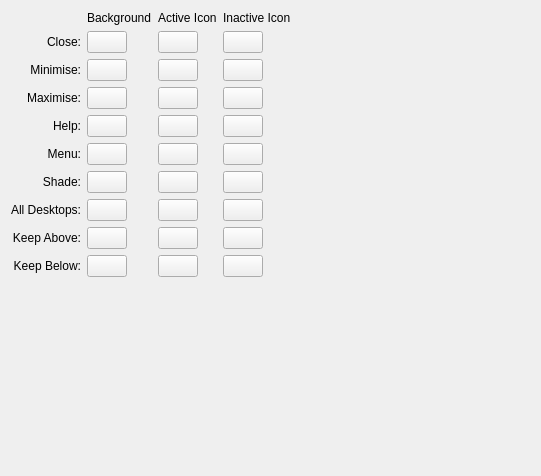
     <widget class="QWidget" name="page_20">
      <layout class="QGridLayout" name="gridLayout_4">
       <item row="0" column="0">
        <layout class="QGridLayout" name="gridLayout_3">
         <item row="0" column="1">
          <widget class="QLabel" name="label_94">
           <property name="text">
            <string>Background</string>
           </property>
          </widget>
         </item>
         <item row="0" column="2">
          <widget class="QLabel" name="label_95">
           <property name="text">
            <string>Active Icon</string>
           </property>
          </widget>
         </item>
         <item row="0" column="3">
          <widget class="QLabel" name="label_96">
           <property name="text">
            <string>Inactive Icon</string>
           </property>
          </widget>
         </item>
         <item row="1" column="1">
          <widget class="KColorButton" name="titlebarButtons_colorClose">
           <property name="sizePolicy">
            <sizepolicy hsizetype="Fixed" vsizetype="Fixed">
             <horstretch>0</horstretch>
             <verstretch>0</verstretch>
            </sizepolicy>
           </property>
           <property name="toolTip">
            <string>&lt;p&gt;Sets the custom color for 'Close' buttons.</string>
           </property>
          </widget>
         </item>
         <item row="2" column="1">
          <widget class="KColorButton" name="titlebarButtons_colorMin">
           <property name="sizePolicy">
            <sizepolicy hsizetype="Fixed" vsizetype="Fixed">
             <horstretch>0</horstretch>
             <verstretch>0</verstretch>
            </sizepolicy>
           </property>
           <property name="toolTip">
            <string>&lt;p&gt;Sets the custom color for 'Minimise' buttons.</string>
           </property>
          </widget>
         </item>
         <item row="3" column="1">
          <widget class="KColorButton" name="titlebarButtons_colorMax">
           <property name="sizePolicy">
            <sizepolicy hsizetype="Fixed" vsizetype="Fixed">
             <horstretch>0</horstretch>
             <verstretch>0</verstretch>
            </sizepolicy>
           </property>
           <property name="toolTip">
            <string>&lt;p&gt;Sets the custom color for 'Maximise', and 'Restore, buttons.</string>
           </property>
          </widget>
         </item>
         <item row="4" column="1">
          <widget class="KColorButton" name="titlebarButtons_colorHelp">
           <property name="sizePolicy">
            <sizepolicy hsizetype="Fixed" vsizetype="Fixed">
             <horstretch>0</horstretch>
             <verstretch>0</verstretch>
            </sizepolicy>
           </property>
           <property name="toolTip">
            <string>&lt;p&gt;Sets the custom color for 'Help' buttons.</string>
           </property>
          </widget>
         </item>
         <item row="5" column="1">
          <widget class="KColorButton" name="titlebarButtons_colorMenu">
           <property name="sizePolicy">
            <sizepolicy hsizetype="Fixed" vsizetype="Fixed">
             <horstretch>0</horstretch>
             <verstretch>0</verstretch>
            </sizepolicy>
           </property>
           <property name="toolTip">
            <string>&lt;p&gt;Sets the custom color for 'Menu' buttons.</string>
           </property>
          </widget>
         </item>
         <item row="6" column="1">
          <widget class="KColorButton" name="titlebarButtons_colorShade">
           <property name="sizePolicy">
            <sizepolicy hsizetype="Fixed" vsizetype="Fixed">
             <horstretch>0</horstretch>
             <verstretch>0</verstretch>
            </sizepolicy>
           </property>
           <property name="toolTip">
            <string>&lt;p&gt;Sets the custom color for 'Shade', and 'Un-Shade', buttons.</string>
           </property>
          </widget>
         </item>
         <item row="7" column="1">
          <widget class="KColorButton" name="titlebarButtons_colorAllDesktops">
           <property name="sizePolicy">
            <sizepolicy hsizetype="Fixed" vsizetype="Fixed">
             <horstretch>0</horstretch>
             <verstretch>0</verstretch>
            </sizepolicy>
           </property>
           <property name="toolTip">
            <string>&lt;p&gt;Sets the custom color for 'On All Desktop' buttons.</string>
           </property>
          </widget>
         </item>
         <item row="8" column="1">
          <widget class="KColorButton" name="titlebarButtons_colorKeepAbove">
           <property name="sizePolicy">
            <sizepolicy hsizetype="Fixed" vsizetype="Fixed">
             <horstretch>0</horstretch>
             <verstretch>0</verstretch>
            </sizepolicy>
           </property>
           <property name="toolTip">
            <string>&lt;p&gt;Sets the custom color for 'Keep Above' buttons.</string>
           </property>
          </widget>
         </item>
         <item row="9" column="1">
          <widget class="KColorButton" name="titlebarButtons_colorKeepBelow">
           <property name="sizePolicy">
            <sizepolicy hsizetype="Fixed" vsizetype="Fixed">
             <horstretch>0</horstretch>
             <verstretch>0</verstretch>
            </sizepolicy>
           </property>
           <property name="toolTip">
            <string>&lt;p&gt;Sets the custom color for 'Keep Below' buttons.</string>
           </property>
          </widget>
         </item>
         <item row="1" column="0">
          <widget class="QLabel" name="label_34">
           <property name="text">
            <string>Close:</string>
           </property>
           <property name="alignment">
            <set>Qt::AlignRight|Qt::AlignTrailing|Qt::AlignVCenter</set>
           </property>
          </widget>
         </item>
         <item row="2" column="0">
          <widget class="QLabel" name="label_35">
           <property name="text">
            <string>Minimise:</string>
           </property>
           <property name="alignment">
            <set>Qt::AlignRight|Qt::AlignTrailing|Qt::AlignVCenter</set>
           </property>
          </widget>
         </item>
         <item row="3" column="0">
          <widget class="QLabel" name="label_36">
           <property name="text">
            <string>Maximise:</string>
           </property>
           <property name="alignment">
            <set>Qt::AlignRight|Qt::AlignTrailing|Qt::AlignVCenter</set>
           </property>
          </widget>
         </item>
         <item row="4" column="0">
          <widget class="QLabel" name="label_37">
           <property name="text">
            <string>Help:</string>
           </property>
           <property name="alignment">
            <set>Qt::AlignRight|Qt::AlignTrailing|Qt::AlignVCenter</set>
           </property>
          </widget>
         </item>
         <item row="5" column="0">
          <widget class="QLabel" name="label_38">
           <property name="text">
            <string>Menu:</string>
           </property>
           <property name="alignment">
            <set>Qt::AlignRight|Qt::AlignTrailing|Qt::AlignVCenter</set>
           </property>
          </widget>
         </item>
         <item row="6" column="0">
          <widget class="QLabel" name="label_39">
           <property name="text">
            <string>Shade:</string>
           </property>
           <property name="alignment">
            <set>Qt::AlignRight|Qt::AlignTrailing|Qt::AlignVCenter</set>
           </property>
          </widget>
         </item>
         <item row="7" column="0">
          <widget class="QLabel" name="label_40">
           <property name="text">
            <string>All Desktops:</string>
           </property>
           <property name="alignment">
            <set>Qt::AlignRight|Qt::AlignTrailing|Qt::AlignVCenter</set>
           </property>
          </widget>
         </item>
         <item row="8" column="0">
          <widget class="QLabel" name="label_41">
           <property name="text">
            <string>Keep Above:</string>
           </property>
           <property name="alignment">
            <set>Qt::AlignRight|Qt::AlignTrailing|Qt::AlignVCenter</set>
           </property>
          </widget>
         </item>
         <item row="9" column="0">
          <widget class="QLabel" name="label_42">
           <property name="text">
            <string>Keep Below:</string>
           </property>
           <property name="alignment">
            <set>Qt::AlignRight|Qt::AlignTrailing|Qt::AlignVCenter</set>
           </property>
          </widget>
         </item>
         <item row="1" column="2">
          <widget class="KColorButton" name="titlebarButtons_colorCloseIcon">
           <property name="sizePolicy">
            <sizepolicy hsizetype="Fixed" vsizetype="Fixed">
             <horstretch>0</horstretch>
             <verstretch>0</verstretch>
            </sizepolicy>
           </property>
          </widget>
         </item>
         <item row="2" column="2">
          <widget class="KColorButton" name="titlebarButtons_colorMinIcon">
           <property name="sizePolicy">
            <sizepolicy hsizetype="Fixed" vsizetype="Fixed">
             <horstretch>0</horstretch>
             <verstretch>0</verstretch>
            </sizepolicy>
           </property>
          </widget>
         </item>
         <item row="3" column="2">
          <widget class="KColorButton" name="titlebarButtons_colorMaxIcon">
           <property name="sizePolicy">
            <sizepolicy hsizetype="Fixed" vsizetype="Fixed">
             <horstretch>0</horstretch>
             <verstretch>0</verstretch>
            </sizepolicy>
           </property>
          </widget>
         </item>
         <item row="4" column="2">
          <widget class="KColorButton" name="titlebarButtons_colorHelpIcon">
           <property name="sizePolicy">
            <sizepolicy hsizetype="Fixed" vsizetype="Fixed">
             <horstretch>0</horstretch>
             <verstretch>0</verstretch>
            </sizepolicy>
           </property>
          </widget>
         </item>
         <item row="5" column="2">
          <widget class="KColorButton" name="titlebarButtons_colorMenuIcon">
           <property name="sizePolicy">
            <sizepolicy hsizetype="Fixed" vsizetype="Fixed">
             <horstretch>0</horstretch>
             <verstretch>0</verstretch>
            </sizepolicy>
           </property>
          </widget>
         </item>
         <item row="6" column="2">
          <widget class="KColorButton" name="titlebarButtons_colorShadeIcon">
           <property name="sizePolicy">
            <sizepolicy hsizetype="Fixed" vsizetype="Fixed">
             <horstretch>0</horstretch>
             <verstretch>0</verstretch>
            </sizepolicy>
           </property>
          </widget>
         </item>
         <item row="7" column="2">
          <widget class="KColorButton" name="titlebarButtons_colorAllDesktopsIcon">
           <property name="sizePolicy">
            <sizepolicy hsizetype="Fixed" vsizetype="Fixed">
             <horstretch>0</horstretch>
             <verstretch>0</verstretch>
            </sizepolicy>
           </property>
          </widget>
         </item>
         <item row="8" column="2">
          <widget class="KColorButton" name="titlebarButtons_colorKeepAboveIcon">
           <property name="sizePolicy">
            <sizepolicy hsizetype="Fixed" vsizetype="Fixed">
             <horstretch>0</horstretch>
             <verstretch>0</verstretch>
            </sizepolicy>
           </property>
          </widget>
         </item>
         <item row="9" column="2">
          <widget class="KColorButton" name="titlebarButtons_colorKeepBelowIcon">
           <property name="sizePolicy">
            <sizepolicy hsizetype="Fixed" vsizetype="Fixed">
             <horstretch>0</horstretch>
             <verstretch>0</verstretch>
            </sizepolicy>
           </property>
          </widget>
         </item>
         <item row="1" column="3">
          <widget class="KColorButton" name="titlebarButtons_colorCloseInactiveIcon">
           <property name="sizePolicy">
            <sizepolicy hsizetype="Fixed" vsizetype="Fixed">
             <horstretch>0</horstretch>
             <verstretch>0</verstretch>
            </sizepolicy>
           </property>
          </widget>
         </item>
         <item row="2" column="3">
          <widget class="KColorButton" name="titlebarButtons_colorMinInactiveIcon">
           <property name="sizePolicy">
            <sizepolicy hsizetype="Fixed" vsizetype="Fixed">
             <horstretch>0</horstretch>
             <verstretch>0</verstretch>
            </sizepolicy>
           </property>
          </widget>
         </item>
         <item row="3" column="3">
          <widget class="KColorButton" name="titlebarButtons_colorMaxInactiveIcon">
           <property name="sizePolicy">
            <sizepolicy hsizetype="Fixed" vsizetype="Fixed">
             <horstretch>0</horstretch>
             <verstretch>0</verstretch>
            </sizepolicy>
           </property>
          </widget>
         </item>
         <item row="4" column="3">
          <widget class="KColorButton" name="titlebarButtons_colorHelpInactiveIcon">
           <property name="sizePolicy">
            <sizepolicy hsizetype="Fixed" vsizetype="Fixed">
             <horstretch>0</horstretch>
             <verstretch>0</verstretch>
            </sizepolicy>
           </property>
          </widget>
         </item>
         <item row="5" column="3">
          <widget class="KColorButton" name="titlebarButtons_colorMenuInactiveIcon">
           <property name="sizePolicy">
            <sizepolicy hsizetype="Fixed" vsizetype="Fixed">
             <horstretch>0</horstretch>
             <verstretch>0</verstretch>
            </sizepolicy>
           </property>
          </widget>
         </item>
         <item row="6" column="3">
          <widget class="KColorButton" name="titlebarButtons_colorShadeInactiveIcon">
           <property name="sizePolicy">
            <sizepolicy hsizetype="Fixed" vsizetype="Fixed">
             <horstretch>0</horstretch>
             <verstretch>0</verstretch>
            </sizepolicy>
           </property>
          </widget>
         </item>
         <item row="7" column="3">
          <widget class="KColorButton" name="titlebarButtons_colorAllDesktopsInactiveIcon">
           <property name="sizePolicy">
            <sizepolicy hsizetype="Fixed" vsizetype="Fixed">
             <horstretch>0</horstretch>
             <verstretch>0</verstretch>
            </sizepolicy>
           </property>
          </widget>
         </item>
         <item row="8" column="3">
          <widget class="KColorButton" name="titlebarButtons_colorKeepAboveInactiveIcon">
           <property name="sizePolicy">
            <sizepolicy hsizetype="Fixed" vsizetype="Fixed">
             <horstretch>0</horstretch>
             <verstretch>0</verstretch>
            </sizepolicy>
           </property>
          </widget>
         </item>
         <item row="9" column="3">
          <widget class="KColorButton" name="titlebarButtons_colorKeepBelowInactiveIcon">
           <property name="sizePolicy">
            <sizepolicy hsizetype="Fixed" vsizetype="Fixed">
             <horstretch>0</horstretch>
             <verstretch>0</verstretch>
            </sizepolicy>
           </property>
          </widget>
         </item>
        </layout>
       </item>
       <item row="0" column="1">
        <spacer name="horizontalSpacer_2">
         <property name="orientation">
          <enum>Qt::Horizontal</enum>
         </property>
         <property name="sizeHint" stdset="0">
          <size>
           <width>239</width>
           <height>20</height>
          </size>
         </property>
        </spacer>
       </item>
       <item row="1" column="0">
        <spacer name="verticalSpacer_5">
         <property name="orientation">
          <enum>Qt::Vertical</enum>
         </property>
         <property name="sizeHint" stdset="0">
          <size>
           <width>20</width>
           <height>188</height>
          </size>
         </property>
        </spacer>
       </item>
      </layout>
     </widget>
